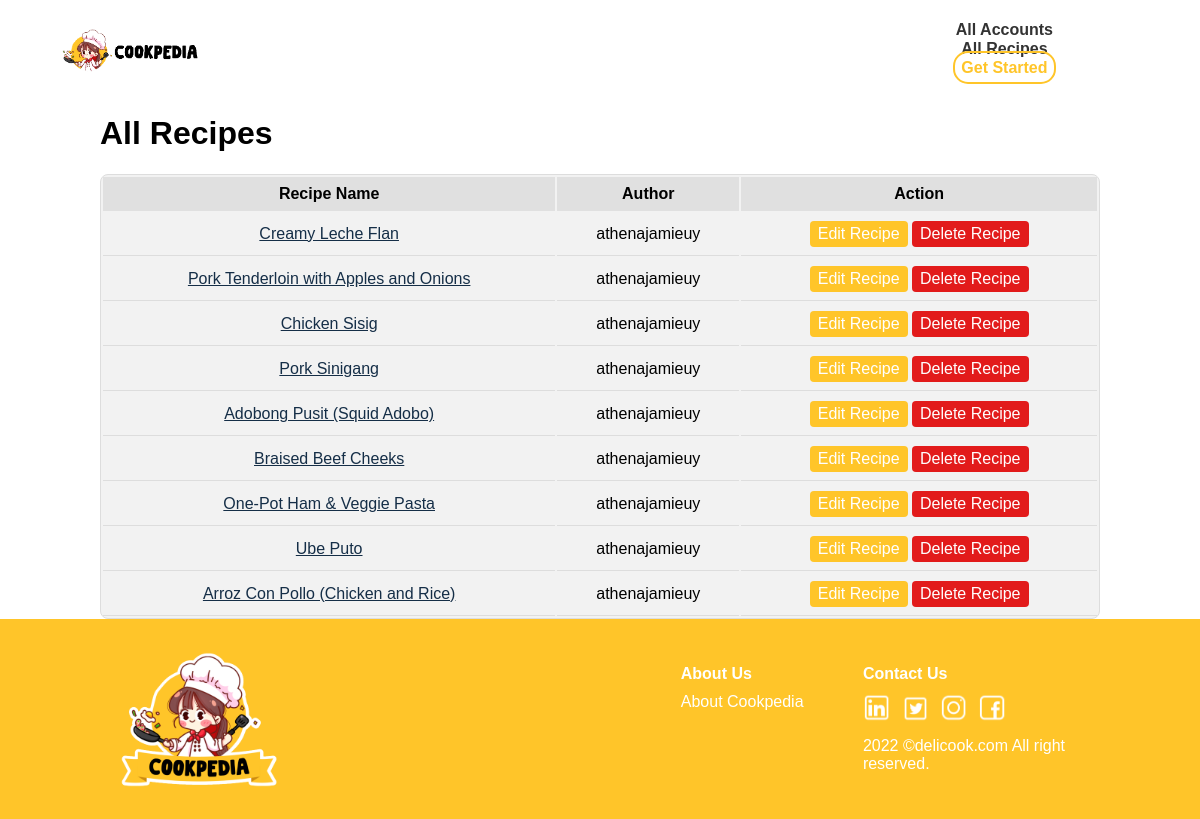
/view_all_recipes.php, run on the app's committed database.
### tables this page shows
CREATE TABLE `recipes` (
  `id` int(11) NOT NULL,
  `username` varchar(255) DEFAULT NULL,
  `recipe_name` varchar(255) DEFAULT NULL,
  `ingredients` text DEFAULT NULL,
  `steps` text DEFAULT NULL,
  `created_at` datetime DEFAULT NULL,
  `image` text DEFAULT NULL
);

### view_all_recipes.php (the view, shortened to what this page needs)
<?php
$dbHost = 'localhost';
$dbUsername = 'root';
$dbPassword = '';
$dbName = 'cookpedia_db';
$conn = mysqli_connect($dbHost, $dbUsername, $dbPassword, $dbName);
$query = "SELECT * FROM recipes";
$result = mysqli_query($conn, $query);
?>
<!DOCTYPE html>
<html>
<head>
    <link href="style.css" type="text/css" rel="stylesheet">
</head>
<body>
<header>
<div id="header">
        <nav id="hnav">
        <a href="view_all_users.php"><img class="imgHeader" src="CookpediaLogo.png" alt="Cookpedia Logo"></a>
                <ul id="h-ul">
                <li><a href="view_all_users.php">All Accounts</a></li>
                    <li><a href="view_all_recipes.php">All Recipes</a></li>
                    <?php if (isset($_SESSION['username'])): ?>
                        <li class="dropdown">
                            <a href="#" class="active" id="usernameDropdown">
                                <?php echo $_SESSION['username']; ?>
                            </a>
                            <ul class="dropdown-menu" id="dropdownMenu">
                                <li><a href="logout.php">Logout</a></li>
                            </ul>
                        </li>
                    <?php else: ?>
                        <li><a class="active" href="signup.php" id="h-getStarted">Get Started</a></li>
                    <?php endif; ?>
                </ul>
        </nav>
    </div>
</header>
<div class="table-container">
    <h1>All Recipes</h1>
    <table class="recipe-table">
        <tr>
            <th>Recipe Name</th>
            <th>Author</th>
            <th>Action</th>
        </tr>
        <?php
        if ($result && mysqli_num_rows($result) > 0) {
            while ($row = mysqli_fetch_assoc($result)) {
                $recipeId = $row['id'];
                $recipeName = $row['recipe_name'];
                $recipeAuthor = $row['username'];
                ?>
                <tr>
                    <td><a href="view_recipe.php?id=<?php echo $recipeId; ?>"><?php echo $recipeName; ?></a></td>
                    <td><?php echo $recipeAuthor; ?></td>
                    <td>
                        <a href="admin_edit_recipe.php?recipe_id=<?php echo $recipeId; ?>" class="action-btn">Edit Recipe</a>
                        <a href="admin_delete_recipe.php?id=<?php echo $recipeId; ?>" onclick="return confirm('Are you sure you want to delete this recipe?')" class="del-action-btn">Delete Recipe</a>
                    </td>
                </tr>
                <?php
            }
        } else {
            ?>
            <tr>
                <td colspan="3">No recipes found.</td>
            </tr>
            <?php
        }
        ?>
    </table>
</div>
<footer class="footer">
<div id="f-footer">
        <img class="mainLogo" src="CookpediaMainLogo.png"/>
        <div id="f-content">
            <div id="f-content-2">
                <div id="f-aboutus">
                        <p id="f-about">About Us</p>
                    <ul id="f-aboutCookpedia">
                        <li><a href="--" id="f-cookpedia">About Cookpedia</a></li>
                    </ul>
                </div>
                <div id="f-info">
                        <p id="f-contact">Contact Us</p>
                    <div class="logo">
                        <a href="--"><img class="f-linkedIn" src="LinkedInLogo.png"></a>
                        <a href="--"><img class="f-twitter" src="TwitterLogo.png"></a>
                        <a href="--"><img class="f-ig" src="IgLogo.png"></a>
                        <a href="--"><img class="f-fb" src="FbLogo.png"></a>
                    </div>
                        <p id="f-text">2022 ©delicook.com All right <br>reserved.</p>
                </div>
            </div>
        </div>
    </div>
</footer>
</body>
</html>

### style.css (style rules this page uses)
* { font-family: Helvetica; }
html, body { height: 100%; margin: 0; padding: 0; }
body { display: flex; flex-direction: column; margin: 0; padding: 0; }
header { justify-content: center; text-align: center; }
.imgHeader { height: 120px; margin-left: 50px; }
header ul { justify-content: center; text-align: center; margin-left: 50px; }
#h-getStarted { border-radius: 10px; border: solid 2px; padding: 3.5px; }
#h-ul { display: flex; list-style-type: none; align-items: center; margin-top: 10px; flex-wrap: wrap; }
#h-ul li { margin-right: 15px; }
#h-ul a { text-decoration: none; color: #333; font-weight: bold; }
#h-ul .active { color: #ffc529; }
li { list-style: none; }
.footer { background-color: #ffc529; color: #fff; padding: 30px 0; margin-top: auto; }
#f-footer { display: flex; align-items: center; justify-content: space-between; max-width: 960px; margin: 0 auto; padding: 0 15px; }
.mainLogo { height: 135px; }
#f-content { display: flex; }
#f-content-2 { display: flex; }
#f-aboutus, #f-services, #f-info { margin-right: 30px; }
#f-about, #f-service, #f-contact { font-weight: bold; margin-bottom: 10px; margin-right: 1in; }
#f-aboutCookpedia, #f-rec { text-decoration: none; list-style-type: none; padding: 0; margin: 0; }
#f-aboutCookpedia li, #f-rec li { margin-bottom: 5px; }
#f-cookpedia { text-decoration: none; color:white; }
.logo { margin-top: 10px; }
.logo img { height: 20px; margin-right: 5px; }
#f-text { margin-top: 20px; }
@media (min-width: 768px) { #hnav { display:flex; justify-content: center; text-align: center; } }
@media (min-width: 768px) { .imgHeader { height: 80px; width: fit-content; } }
@media (min-width: 768px) { .mainLogo { height: 135px; } }
@media (min-width: 768px) { li { list-style: none; } }
@media (min-width: 768px) { #f-aboutus, #f-services, #f-info { margin-right: 15px; } }
@media (min-width: 768px) { #h-getStarted { border-radius: 15px; border: solid 2px; padding: 6px; } }
@media (min-width: 768px) { #f-aboutCookpedia, #f-rec { margin-bottom: 10px; } }
@media (min-width: 768px) { .logo img { height: 30px; } }
@media (min-width: 768px) { #f-text { margin-top: 10px; } }
@media (min-width: 1000px) { a { list-style: none; background-color: transparent; color: #152e47; } }
@media (min-width: 1000px) { .imgHeader { margin-right: 6.5in; } }
@media (min-width: 1000px) { #hnav { margin-top: 10px; margin-right: 1in; } }
@media (min-width: 1000px) { #h-getStarted { border-radius: 15px; border: solid 2px; padding: 6px; } }
@media (min-width: 1000px) { li { list-style: none; } }
@media (min-width: 1000px) { .table-container { display: grid; justify-content: center; align-items: center; height: 100vh; } }
@media (min-width: 1000px) { .recipe-table { width: 1000px; background-color: #f2f2f2; border: 1px solid #ddd; border-radius: 8px; } }
@media (min-width: 1000px) { .recipe-table th, .recipe-table td { padding: 8px; text-align: center; } }
@media (min-width: 1000px) { .recipe-table th { background-color: #e0e0e0; } }
@media (min-width: 1000px) { .recipe-table td { border-bottom: 1px solid #ddd; } }
@media (min-width: 1000px) { .recipe-table td a.action-btn { display: inline-block; padding: 4px 8px; background-color: #ffc529; color: white; text-decoration: none; border-radius: 4px; } }
@media (min-width: 1000px) { .recipe-table td a.del-action-btn { display: inline-block; padding: 4px 8px; background-color: #e21b1b; color: white; text-decoration: none; border-radius: 4px; } }

### data on the page
recipes: recipe_name "Creamy Leche Flan", username "athenajamieuy"
recipes: recipe_name "Pork Tenderloin with Apples and Onions", username "athenajamieuy"
recipes: recipe_name "Chicken Sisig", username "athenajamieuy"
recipes: recipe_name "Pork Sinigang", username "athenajamieuy"
recipes: recipe_name "Adobong Pusit (Squid Adobo)", username "athenajamieuy"
recipes: recipe_name "Braised Beef Cheeks", username "athenajamieuy"
recipes: recipe_name "One-Pot Ham & Veggie Pasta", username "athenajamieuy"
recipes: recipe_name "Ube Puto", username "athenajamieuy"
recipes: recipe_name "Arroz Con Pollo (Chicken and Rice)", username "athenajamieuy"
